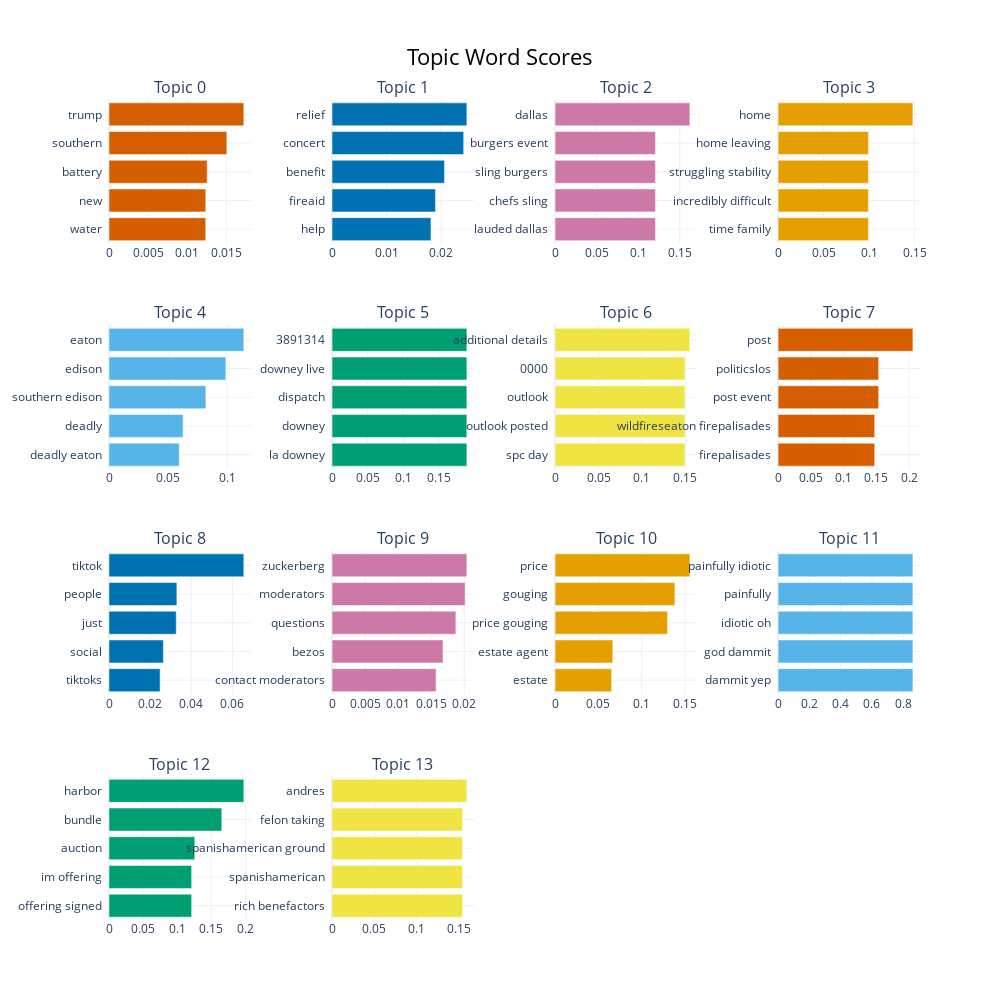

Notebook code for this chart:
### Code cell
fig = model.visualize_barchart(topics=list(range(14)))
fig.show()

### Figure 1 — Plotly figure (JSON) as saved in the notebook; plotly's stock layout.template omitted (floating-point values rounded to 4 significant figures)
{"data": [{"marker": {"color": "#D55E00"}, "orientation": "h", "type": "bar", "x": [0.01234, 0.01234, 0.01252, 0.01503, 0.01719], "xaxis": "x", "y": ["water  ", "new  ", "battery  ", "southern  ", "trump  "], "yaxis": "y"}, {"marker": {"color": "#0072B2"}, "orientation": "h", "type": "bar", "x": [0.01813, 0.01895, 0.02061, 0.02412, 0.0247], "xaxis": "x2", "y": ["help  ", "fireaid  ", "benefit  ", "concert  ", "relief  "], "yaxis": "y2"}, {"marker": {"color": "#CC79A7"}, "orientation": "h", "type": "bar", "x": [0.1208, 0.1208, 0.1208, 0.1208, 0.1621], "xaxis": "x3", "y": ["lauded dallas  ", "chefs sling  ", "sling burgers  ", "burgers event  ", "dallas  "], "yaxis": "y3"}, {"marker": {"color": "#E69F00"}, "orientation": "h", "type": "bar", "x": [0.09925, 0.09925, 0.09925, 0.09925, 0.1481], "xaxis": "x4", "y": ["time family  ", "incredibly difficult  ", "struggling stability  ", "home leaving  ", "home  "], "yaxis": "y4"}, {"marker": {"color": "#56B4E9"}, "orientation": "h", "type": "bar", "x": [0.05938, 0.06264, 0.08193, 0.09878, 0.114], "xaxis": "x5", "y": ["deadly eaton  ", "deadly  ", "southern edison  ", "edison  ", "eaton  "], "yaxis": "y5"}, {"marker": {"color": "#009E73"}, "orientation": "h", "type": "bar", "x": [0.1889, 0.1889, 0.1889, 0.1889, 0.1889], "xaxis": "x6", "y": ["la downey  ", "downey  ", "dispatch  ", "downey live  ", "3891314  "], "yaxis": "y6"}, {"marker": {"color": "#F0E442"}, "orientation": "h", "type": "bar", "x": [0.1495, 0.1495, 0.1495, 0.1495, 0.1552], "xaxis": "x7", "y": ["spc day  ", "outlook posted  ", "outlook  ", "0000  ", "additional details  "], "yaxis": "y7"}, {"marker": {"color": "#D55E00"}, "orientation": "h", "type": "bar", "x": [0.1475, 0.1475, 0.1536, 0.1536, 0.2058], "xaxis": "x8", "y": ["firepalisades  ", "wildfireseaton firepalisades  ", "post event  ", "politicslos  ", "post  "], "yaxis": "y8"}, {"marker": {"color": "#0072B2"}, "orientation": "h", "type": "bar", "x": [0.02487, 0.02648, 0.03274, 0.03304, 0.06563], "xaxis": "x9", "y": ["tiktoks  ", "social  ", "just  ", "people  ", "tiktok  "], "yaxis": "y9"}, {"marker": {"color": "#CC79A7"}, "orientation": "h", "type": "bar", "x": [0.01574, 0.01679, 0.01873, 0.02014, 0.0204], "xaxis": "x10", "y": ["contact moderators  ", "bezos  ", "questions  ", "moderators  ", "zuckerberg  "], "yaxis": "y10"}, {"marker": {"color": "#E69F00"}, "orientation": "h", "type": "bar", "x": [0.06525, 0.06659, 0.1298, 0.1383, 0.1555], "xaxis": "x11", "y": ["estate  ", "estate agent  ", "price gouging  ", "gouging  ", "price  "], "yaxis": "y11"}, {"marker": {"color": "#56B4E9"}, "orientation": "h", "type": "bar", "x": [0.862, 0.862, 0.862, 0.862, 0.862], "xaxis": "x12", "y": ["dammit yep  ", "god dammit  ", "idiotic oh  ", "painfully  ", "painfully idiotic  "], "yaxis": "y12"}, {"marker": {"color": "#009E73"}, "orientation": "h", "type": "bar", "x": [0.1211, 0.1211, 0.1257, 0.1653, 0.1976], "xaxis": "x13", "y": ["offering signed  ", "im offering  ", "auction  ", "bundle  ", "harbor  "], "yaxis": "y13"}, {"marker": {"color": "#F0E442"}, "orientation": "h", "type": "bar", "x": [0.1537, 0.1537, 0.1537, 0.1537, 0.1588], "xaxis": "x14", "y": ["rich benefactors  ", "spanishamerican  ", "spanishamerican ground  ", "felon taking  ", "andres  "], "yaxis": "y14"}], "layout": {"annotations": [{"font": {"size": 16}, "showarrow": false, "text": "Topic 0", "x": 0.0875, "xanchor": "center", "xref": "paper", "y": 1, "yanchor": "bottom", "yref": "paper"}, {"font": {"size": 16}, "showarrow": false, "text": "Topic 1", "x": 0.3625, "xanchor": "center", "xref": "paper", "y": 1, "yanchor": "bottom", "yref": "paper"}, {"font": {"size": 16}, "showarrow": false, "text": "Topic 2", "x": 0.6375, "xanchor": "center", "xref": "paper", "y": 1, "yanchor": "bottom", "yref": "paper"}, {"font": {"size": 16}, "showarrow": false, "text": "Topic 3", "x": 0.9125, "xanchor": "center", "xref": "paper", "y": 1, "yanchor": "bottom", "yref": "paper"}, {"font": {"size": 16}, "showarrow": false, "text": "Topic 4", "x": 0.0875, "xanchor": "center", "xref": "paper", "y": 0.725, "yanchor": "bottom", "yref": "paper"}, {"font": {"size": 16}, "showarrow": false, "text": "Topic 5", "x": 0.3625, "xanchor": "center", "xref": "paper", "y": 0.725, "yanchor": "bottom", "yref": "paper"}, {"font": {"size": 16}, "showarrow": false, "text": "Topic 6", "x": 0.6375, "xanchor": "center", "xref": "paper", "y": 0.725, "yanchor": "bottom", "yref": "paper"}, {"font": {"size": 16}, "showarrow": false, "text": "Topic 7", "x": 0.9125, "xanchor": "center", "xref": "paper", "y": 0.725, "yanchor": "bottom", "yref": "paper"}, {"font": {"size": 16}, "showarrow": false, "text": "Topic 8", "x": 0.0875, "xanchor": "center", "xref": "paper", "y": 0.45, "yanchor": "bottom", "yref": "paper"}, {"font": {"size": 16}, "showarrow": false, "text": "Topic 9", "x": 0.3625, "xanchor": "center", "xref": "paper", "y": 0.45, "yanchor": "bottom", "yref": "paper"}, {"font": {"size": 16}, "showarrow": false, "text": "Topic 10", "x": 0.6375, "xanchor": "center", "xref": "paper", "y": 0.45, "yanchor": "bottom", "yref": "paper"}, {"font": {"size": 16}, "showarrow": false, "text": "Topic 11", "x": 0.9125, "xanchor": "center", "xref": "paper", "y": 0.45, "yanchor": "bottom", "yref": "paper"}, {"font": {"size": 16}, "showarrow": false, "text": "Topic 12", "x": 0.0875, "xanchor": "center", "xref": "paper", "y": 0.175, "yanchor": "bottom", "yref": "paper"}, {"font": {"size": 16}, "showarrow": false, "text": "Topic 13", "x": 0.3625, "xanchor": "center", "xref": "paper", "y": 0.175, "yanchor": "bottom", "yref": "paper"}], "height": 1000, "hoverlabel": {"bgcolor": "white", "font": {"family": "Rockwell", "size": 16}}, "showlegend": false, "title": {"font": {"color": "Black", "size": 22}, "text": "Topic Word Scores", "x": 0.5, "xanchor": "center", "yanchor": "top"}, "width": 1000, "xaxis": {"anchor": "y", "domain": [0, 0.175], "showgrid": true}, "xaxis10": {"anchor": "y10", "domain": [0.275, 0.45], "showgrid": true}, "xaxis11": {"anchor": "y11", "domain": [0.55, 0.725], "showgrid": true}, "xaxis12": {"anchor": "y12", "domain": [0.825, 1], "showgrid": true}, "xaxis13": {"anchor": "y13", "domain": [0, 0.175], "showgrid": true}, "xaxis14": {"anchor": "y14", "domain": [0.275, 0.45], "showgrid": true}, "xaxis15": {"anchor": "y15", "domain": [0.55, 0.725], "showgrid": true}, "xaxis16": {"anchor": "y16", "domain": [0.825, 1], "showgrid": true}, "xaxis2": {"anchor": "y2", "domain": [0.275, 0.45], "showgrid": true}, "xaxis3": {"anchor": "y3", "domain": [0.55, 0.725], "showgrid": true}, "xaxis4": {"anchor": "y4", "domain": [0.825, 1], "showgrid": true}, "xaxis5": {"anchor": "y5", "domain": [0, 0.175], "showgrid": true}, "xaxis6": {"anchor": "y6", "domain": [0.275, 0.45], "showgrid": true}, "xaxis7": {"anchor": "y7", "domain": [0.55, 0.725], "showgrid": true}, "xaxis8": {"anchor": "y8", "domain": [0.825, 1], "showgrid": true}, "xaxis9": {"anchor": "y9", "domain": [0, 0.175], "showgrid": true}, "yaxis": {"anchor": "x", "domain": [0.825, 1], "showgrid": true}, "yaxis10": {"anchor": "x10", "domain": [0.275, 0.45], "showgrid": true}, "yaxis11": {"anchor": "x11", "domain": [0.275, 0.45], "showgrid": true}, "yaxis12": {"anchor": "x12", "domain": [0.275, 0.45], "showgrid": true}, "yaxis13": {"anchor": "x13", "domain": [0, 0.175], "showgrid": true}, "yaxis14": {"anchor": "x14", "domain": [0, 0.175], "showgrid": true}, "yaxis15": {"anchor": "x15", "domain": [0, 0.175], "showgrid": true}, "yaxis16": {"anchor": "x16", "domain": [0, 0.175], "showgrid": true}, "yaxis2": {"anchor": "x2", "domain": [0.825, 1], "showgrid": true}, "yaxis3": {"anchor": "x3", "domain": [0.825, 1], "showgrid": true}, "yaxis4": {"anchor": "x4", "domain": [0.825, 1], "showgrid": true}, "yaxis5": {"anchor": "x5", "domain": [0.55, 0.725], "showgrid": true}, "yaxis6": {"anchor": "x6", "domain": [0.55, 0.725], "showgrid": true}, "yaxis7": {"anchor": "x7", "domain": [0.55, 0.725], "showgrid": true}, "yaxis8": {"anchor": "x8", "domain": [0.55, 0.725], "showgrid": true}, "yaxis9": {"anchor": "x9", "domain": [0.275, 0.45], "showgrid": true}}}
